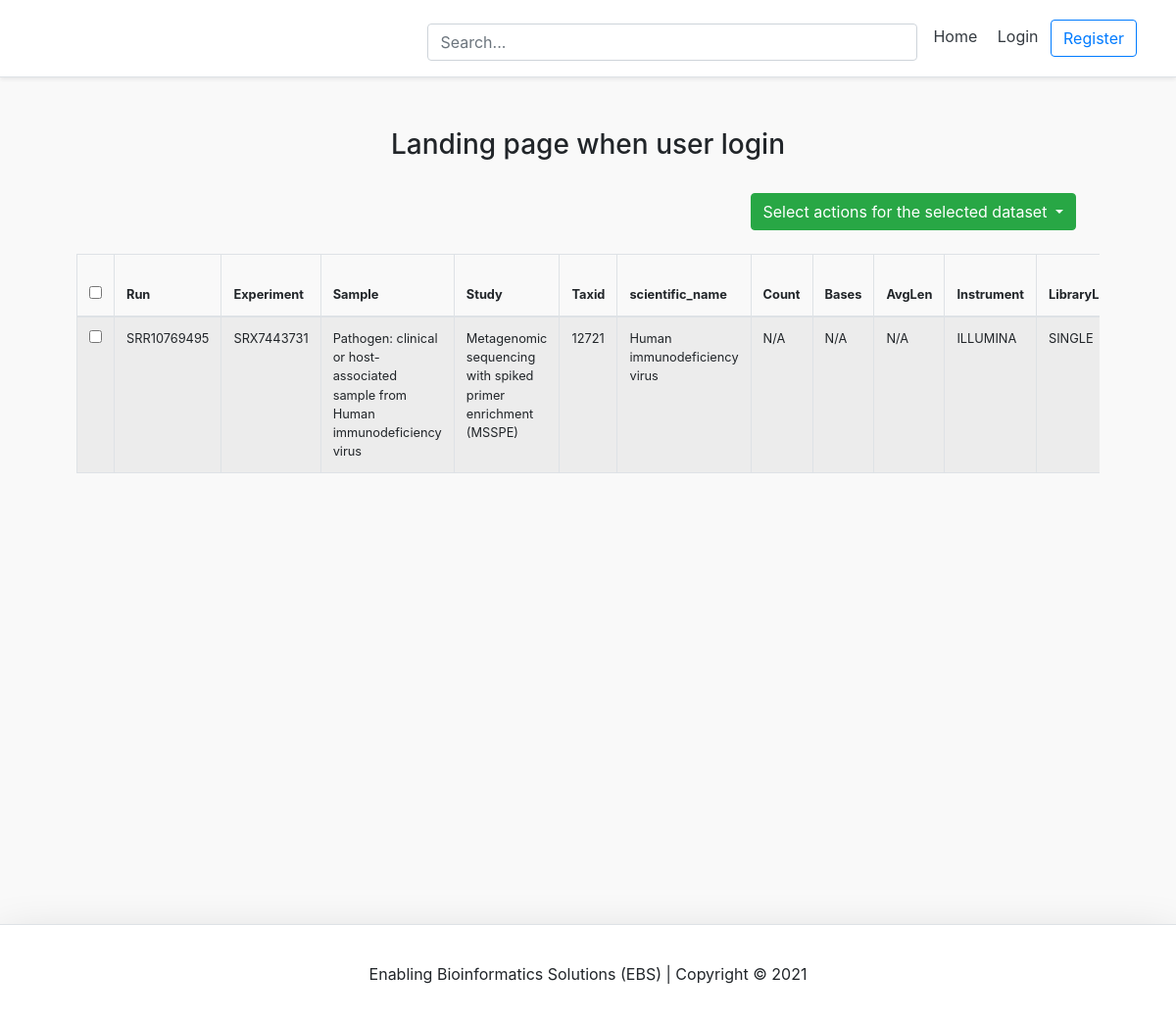
The page / on the database its author committed.
### study/models.py (models this page shows, shortened)
class Run(models.Model):
    name = models.CharField(max_length=100)
    date_run = models.DateTimeField(blank=True, null=True)
    experiment = models.ForeignKey(Experiment, related_name='runs', on_delete=models.CASCADE, blank=True, null=True)
    date_created = models.DateTimeField(
        auto_now_add=True, verbose_name="date created")
    date_updated = models.DateTimeField(
        auto_now=True, verbose_name="date updated")
    owner = models.ForeignKey(
        settings.AUTH_USER_MODEL, on_delete=models.CASCADE)

class Experiment(models.Model):
    strategies = (
        ('WGA', 'WGA'),
        ('WGS', 'WGS'),
        ('WXS', 'WXS'),
        ('RNA-Seq', 'RNA-Seq'),
        ('miRNA-Seq', 'miRNA-Seq'),
        ('WCS', 'WCS'),
        ('CLONE', 'CLONE'),
        ('POOLCLONE', 'POOLCLONE'),
        ('AMPLICON', 'AMPLICON'),
        ('CLONEEND', 'CLONEEND'),
        ('FINISHING', 'FINISHING'),
        ('ChIP-Seq', 'ChIP-Seq'),
        ('MNase-Seq', 'MNase-Seq'),
        ('DNase-Hypersensitivity', 'DNase-Hypersensitivity'),
        ('Bisulfite-Seq', 'Bisulfite-Seq'),
        ('Tn-Seq', 'Tn-Seq'),
        ('EST', 'EST'),
        ('FL-cDNA', 'FL-cDNA'),
        ('CTS', 'CTS'),
        ('MRE-Seq', 'MRE-Seq'),
        ('MeDIP-Seq', 'MeDIP-Seq'),
        ('MBD-Seq', 'MBD-Seq'),
        ('Synthetic-Long-Read', 'Synthetic-Long-Read'),
        ('ATAC-seq', 'ATAC-seq'),
        ('ChIA-PET', 'ChIA-PET'),
        ('FAIRE-seq', 'FAIRE-seq'),
        ('Hi-C', 'Hi-C'),
        ('ncRNA-Seq', 'ncRNA-Seq'),
        ('RAD-Seq', 'RAD-Seq'),
        ('RIP-Seq', 'RIP-Seq'),
        ('SELEX', 'SELEX'),
        ('ssRNA-seq', 'ssRNA-seq'),
        ('Targeted-Capture', 'Targeted-Capture'),
        ('Tethered Chromatin Conformation Capture', 'Tethered Chromatin Conformation Capture'),
        ('OTHER', 'OTHER'),
    )
    sources = (
        ('GENOMIC', 'GENOMIC'),
        ('TRANSCRIPTOMIC', 'TRANSCRIPTOMIC'),
        ('METAGENOMIC', 'METAGENOMIC'),
        ('METATRANSCRIPTOMIC', 'METATRANSCRIPTOMIC'),
        ('SYNTHETIC', 'SYNTHETIC'),
        ('VIRAL RNA', 'VIRAL RNA'),
        ('GENOMIC SINGLE CELL', 'GENOMIC SINGLE CELL'),
        ('TRANSCRIPTOMIC SINGLE CELL', 'TRANSCRIPTOMIC SINGLE CELL'),
        ('OTHER', 'OTHER'),
    )
    platforms = (
        ('_LS454', '_LS454'),
        ('ABI_SOLID', 'ABI_SOLID'),
        ('BGISEQ', 'BGISEQ'),
        ('CAPILLARY', 'CAPILLARY'),
        ('COMPLETE_GENOMICS', 'COMPLETE_GENOMICS'),
        ('HELICOS', 'HELICOS'),
        ('ILLUMINA', 'ILLUMINA'),
        ('ION_TORRENT', 'ION_TORRENT'),
        ('OXFORD_NANOPORE', 'OXFORD_NANOPORE'),
        ('PACBIO_SMRT', 'PACBIO_SMRT'),
    )
    selections = (
        ('RANDOM', 'RANDOM'),
        ('PCR', 'PCR'),
        ('RANDOM PCR', 'RANDOM PCR'),
        ('RT-PCR', 'RT-PCR'),
        ('HMPR', 'HMPR'),
        ('MF', 'MF'),
        ('CF-S', 'CF-S'),
        ('CF-M', 'CF-M'),
        ('CF-H', 'CF-H'),
        ('CF-T', 'CF-T'),
        ('MDA', 'MDA'),
        ('MSLL', 'MSLL'),
        ('cDNA', 'cDNA'),
        ('ChIP', 'ChIP'),
        ('MNase', 'MNase'),
        ('DNAse', 'DNAse'),
        ('Hybrid Selection', 'Hybrid Selection'),
        ('Reduced Representation', 'Reduced Representation'),
        ('Restriction Digest', 'Restriction Digest'),
        ('5-methylcytidine antibody', '5-methylcytidine antibody'),
        ('MBD2 protein methyl-CpG binding domain', 'MBD2 protein methyl-CpG binding domain'),
        ('CAGE', 'CAGE'),
        ('RACE', 'RACE'),
        ('size fractionation', 'size fractionation'),
        ('Padlock probes capture method', 'Padlock probes capture method'),
        ('other', 'other'),
        ('unspecified', 'unspecified'),
        ('cDNA_oligo_dT', 'cDNA_oligo_dT'),
        ('cDNA_randomPriming', 'cDNA_randomPriming'),
        ('Inverse rRNA', 'Inverse rRNA'),
        ('Oligo-dT', 'Oligo-dT'),
        ('PolyA', 'PolyA'),
        ('repeat fractionation', 'repeat fractionation'),
    )
    layouts = (
        ('PAIRED', 'PAIRED'),
        ('SINGLE', 'SINGLE')
    )
    title = models.CharField(max_length=100)
    library_name = models.CharField(max_length=100)
    platform = models.CharField(max_length=100, choices=platforms) #illumina MiSeq
    instrument_model = models.CharField(max_length=100, null=True, blank=True)
    library_strategy = models.CharField(max_length=100, choices=strategies) # WGS
    library_source = models.CharField(max_length=100, choices=sources) # metagenomics
    library_layout = models.CharField(max_length=100, choices=layouts) # paired
    library_selection = models.CharField(max_length=100, choices=selections) #random
    description = models.CharField(max_length=100, null=True, blank=True)
    sample = models.ForeignKey(Sample, related_name='experiments', on_delete=models.CASCADE, blank=True, null=True)
    date_created = models.DateTimeField(
        auto_now_add=True, verbose_name="date created")
    date_updated = models.DateTimeField(
        auto_now=True, verbose_name="date updated")
    owner = models.ForeignKey(
        settings.AUTH_USER_MODEL, on_delete=models.CASCADE)

class Sample(models.Model):
    title = models.CharField(max_length=100)
    taxon_id = models.CharField(max_length=100, null=True, blank=True)
    scientific_name = models.CharField(max_length=100, null=True, blank=True)
    common_name = models.CharField(max_length=100, null=True, blank=True)
    description = models.CharField(max_length=100, null=True, blank=True)
    study = models.ForeignKey(
        Study, related_name = 'samples', on_delete=models.CASCADE)
    date_created = models.DateTimeField(
        auto_now_add=True, verbose_name="date created")
    date_updated = models.DateTimeField(
        auto_now=True, verbose_name="date updated")
    owner = models.ForeignKey(
        settings.AUTH_USER_MODEL, on_delete=models.CASCADE)

class Study(models.Model):
    title = models.CharField(max_length=100, null=False, blank=False)
    description = models.TextField(max_length=5000, null=True, blank=True)
    date_created = models.DateTimeField(
        auto_now_add=True, verbose_name="date created")
    date_updated = models.DateTimeField(
        auto_now=True, verbose_name="date updated")
    owner = models.ForeignKey(
        settings.AUTH_USER_MODEL, on_delete=models.CASCADE)
    slug = models.SlugField(blank=True, unique=True)

### home/views.py (the view)
# urls.py: path('', home_screen_view, name="home"),
def home_screen_view(request):
    context = {}
    studies = Study.objects.all()
    context['studies'] = studies
    return render(request, "home/home.html", context)

### home/templates/home/home.html (shortened to what this page needs)
{% extends 'base.html' %}
{% block content %}
<div class="container">
    <h3 class="text-center">Landing page when user login</h3>
    <div class="d-flex flex-row-reverse p-4" >
        <div class="dropdown">
            <button class="btn btn-success dropdown-toggle" type="button" id="dropdownMenuButton" data-toggle="dropdown" aria-haspopup="true" aria-expanded="false">
              Select actions for the selected dataset
            </button>
          </div>
    </div>
    <div class="table table-responsive">
    <table class="table w-100 small table-bordered table-striped">
        <thead>
            <tr>
                <th class="active">
                    <div class="checkbox select-all">
                          <input type="checkbox" class="check" id="all">
                      </div>
                </th>
                <th scope="col">Run</th>
                <th scope="col">Experiment</th>
                <th scope="col">Sample</th>
                <th scope="col">Study</th>
                <th scope="col">Taxid</th>
                <th scope="col">scientific_name</th>
                <th scope="col">Count</th>
                <th scope="col">Bases</th>
                <th scope="col">AvgLen</th>
                <th scope="col">Instrument</th>
                <th scope="col">LibraryLayout</th>
            </tr>
        </thead>
        <tbody>
    {% for study in studies %}
    {% for sample in study.samples.all %}
    {% for experiment in sample.experiments.all %}
    {% for run in experiment.runs.all %}
                <tr>
                    <td>
                        <div class="checkbox rows">
                        <input type="checkbox" class="check" value="{{experiment.title}}" id="{{experiment.id}}">
                    </div>
                </td>
         <td>{{run.name}}</td>
    <td>{{experiment.title}}</td>
    <td>{{sample.title}}</td>
    <td>{{study.title}}</td>
    <td>{{sample.taxon_id}}</td>
    <td>{{sample.scientific_name}}</td>
    <td>N/A</td>
    <td>N/A</td>
    <td>N/A</td>
    <td>{{experiment.platform}}</td>
    <td>{{experiment.library_layout}}</td>
</tr>
    {% endfor %}
    {% endfor %}
    {% endfor %}
    {% endfor %}
</tbody>
</table>
</div>
</div>
{% endblock content %}

### templates/base.html (shortened to what this page needs)
<!DOCTYPE html>
<html lang=en>
<head>
	<link rel="stylesheet" href="https://stackpath.bootstrapcdn.com/bootstrap/4.3.1/css/bootstrap.min.css"
>
<link rel="stylesheet" href="https://use.fontawesome.com/releases/v5.3.1/css/all.css">
</head>
<body>
	{% include 'snippets/header.html' %}
	<div class="main">
		{% block content %}
		{% endblock content %}
	</div>
	{% include 'snippets/footer.html' %}
</body>
</html>

### templates/snippets/header.html (shortened to what this page needs)
<div class="d-flex flex-column flex-md-row align-items-center p-3 px-md-4 mb-3 bg-white border-bottom shadow-sm">
  <div class="search-bar mt-sm-2 mr-2">
  	<form method="get">
  		<input class="form-control"  type="text" name="q" id="id_q" placeholder="Search...">
  	</form>
  </div>
  <nav class="my-2 my-md-0 mr-md-3">
  	{% if request.user.is_authenticated %}
	  	<a class="p-2 text-dark" href="{% url 'home' %}">Home</a>
		<a class="p-2 text-dark" href="{% url 'account' %}">Account</a>
	    <a class="p-2 text-dark" href="{% url 'logout' %}">Logout</a>
	{% else %}
		<a class="p-2 text-dark" href="{% url 'home' %}">Home</a>
	    <a class="p-2 text-dark" href="{% url 'login' %}">Login</a>
	    <a class="btn btn-outline-primary" href="{% url 'register' %}">Register</a>
	{% endif %}
  </nav>
</div>

### templates/snippets/footer.html (shortened to what this page needs)
<br>
<div class="d-flex flex-row align-items-center footer  bg-white border-top shadow-lg">
	<p class="m-auto">Enabling Bioinformatics Solutions (EBS) | Copyright &#169; 2021</p>
</div>

### templates/snippets/base_css.html (style rules this page uses)
body { background-color: #f9f9f9; }

### templates/snippets/header.html (style rules this page uses)
@media (min-width: 768px) { html { font-size: 16px; } }
.search-bar { max-width: 500px; width: 100%; }
form { width: 100%; }

### templates/base.html (style rules this page uses)
.main { min-height: 100vh; height: 100%; margin: 20px; }

### home/templates/home/home.html (style rules this page uses)
.container { padding: 2rem 0rem; max-width: 90%; }

### templates/snippets/footer.html (style rules this page uses)
.footer { min-height: 100px; }

### rows shown on the page
Study: title "Metagenomic sequencing with spiked primer enrichment (MSSPE)"
Sample: title "Pathogen: clinical or host-associated sample from Human immunodeficiency virus", taxon_id "12721", scientific_name "Human immunodeficiency virus"
Experiment: title "SRX7443731", platform "ILLUMINA", library_layout "SINGLE"
Run: name "SRR10769495"
